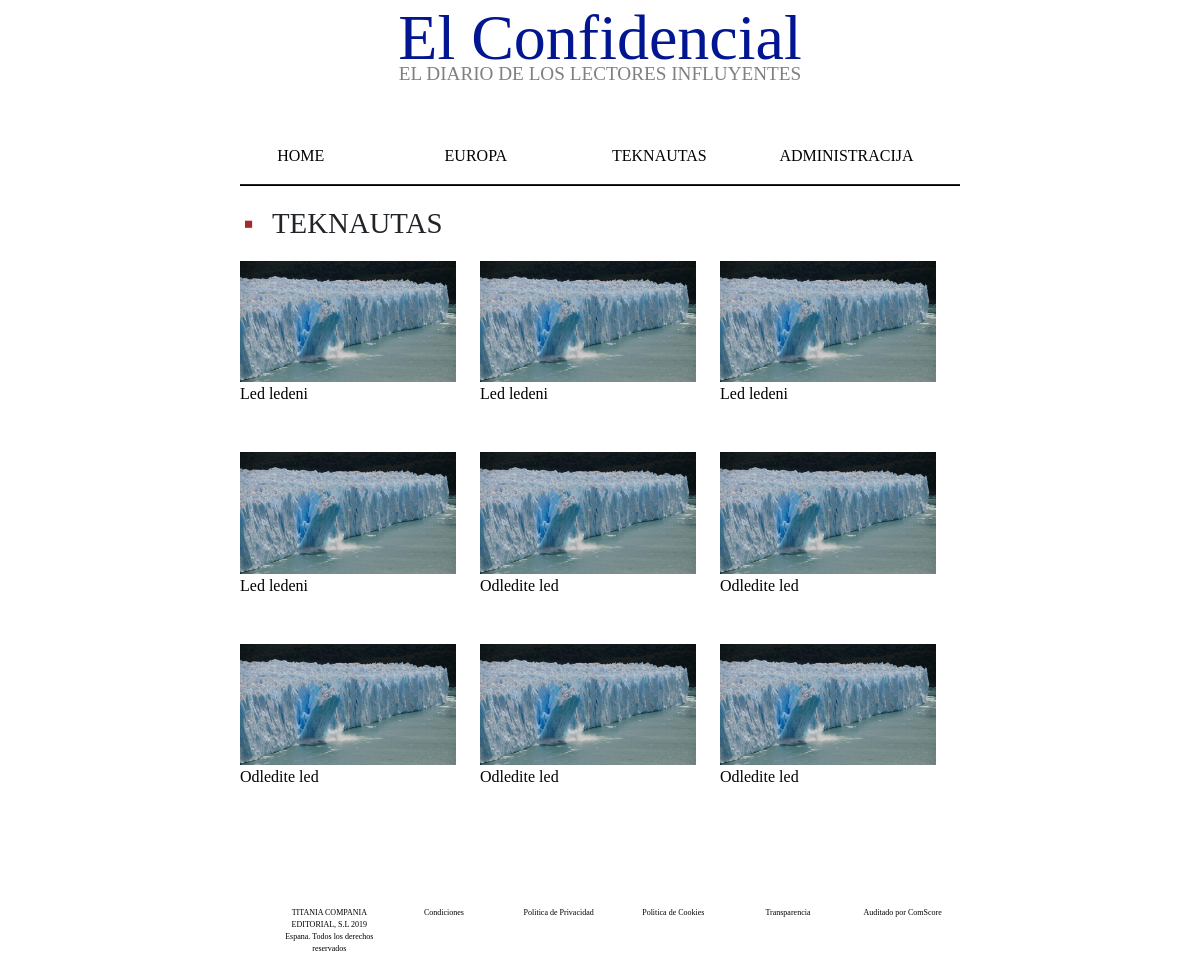
Page /kategorija.php?kat=teknautas on the committed database.
### tables this page shows
CREATE TABLE `clanak` (
  `naslov` varchar(1000) NOT NULL,
  `sazetak` varchar(1000) NOT NULL,
  `tekst` text NOT NULL,
  `kategorija` varchar(1000) NOT NULL,
  `slika` varchar(1000) NOT NULL,
  `obavijest` int(2) NOT NULL,
  `id` int(10) NOT NULL
);

### kategorija.php (the view, shortened to what this page needs)
<!DOCTYPE html>
<html lang="en">
<head>
    <link href="css/bootstrap.min.css" rel="stylesheet">
    <link rel="stylesheet" type="text/css" href="indexStil.css" />
</head>
<body>
  <header id="Naslov">
  <div class="container">
      <div class="row">
          <div class="col-lg-12"><h1>El Confidencial</h1></div>
          <div class="col-lg-12"><h2>EL DIARIO DE LOS LECTORES INFLUYENTES</h2></div>
      </div>
  </div>
</header>
<nav id="navigacija">
<div class="container">
      <div class="row">
          <div class="col-lg-3 col-md-3 col-sm-3"><a href="index.php"><li>HOME</li></a></div>
          <div class="col-lg-3 col-md-3 col-sm-3"><a href="kategorija.php?kat=europa"><li>EUROPA</li></a></div>
          <div class="col-lg-3 col-md-3 col-sm-3"><a href="kategorija.php?kat=teknautas"><li>TEKNAUTAS</li></a></div>
          <div class="col-lg-3 col-md-3 col-sm-3"><a href="administracija.php"><li>ADMINISTRACIJA</li></a></div>
      </div>
  </div>
</nav>
<hr>
<section id="content">
<div class="container">
          <div class="row">
            <?php
            $naslov=strtoupper($_GET['kat']);
            ?>
          <div class="col-lg-12"><ul><li><?php echo "$naslov"?></li></ul>
          </div>
          <br>
         <?php
         $servername="localhost";
         $username="root";
         $password="";
         $basename="projekt";
         $dbc=mysqli_connect($servername,$username,$password,$basename) or die('Greska pri spajanju'.mysqli_error());
         if($dbc){
          $kategorija = $_GET['kat'];
          $query = "SELECT * FROM clanak WHERE kategorija = ?;";
          $stmt = mysqli_stmt_init($dbc);
          if (!mysqli_stmt_prepare($stmt, $query)) {
            echo "failed";
          } else {
            mysqli_stmt_bind_param($stmt, "s", $kategorija);
            mysqli_stmt_execute($stmt);
            $result = mysqli_stmt_get_result($stmt);
            $i=0;
            while (($row = mysqli_fetch_assoc($result))) {
              if($i%3==0){
                echo "<div class='row'>";
              }
              echo"
              <div class='col-lg-4'>
              <a href='clanak.php?id=${row['id']}'>
              <img src='slike/${row['slika']}' alt='${row['slika']}'>
                <p>${row['naslov']}</p>
              </a>
              </div>";
              if($i%3==2){
                echo "</div>";
              }
              $i++;
         }
        }
      }
         ?>
</section>
<br><br><br>
    <footer id="podnozje">
    <div class="container">
    <ul>
      <div class="row">
          <div class="col-lg-2 col-md-2 col-sm-2"><a href="Naslovnica.html"><li>TITANIA COMPANIA EDITORIAL, S.L 2019 Espana. Todos los derechos reservados</li></a></div>
          <div class="col-lg-2 col-md-2 col-sm-2"><a href="Naslovnica.html"><li>Condiciones</li></a></div>
          <div class="col-lg-2 col-md-2 col-sm-2"><a href="Naslovnica.html"><li>Politica de Privacidad</li></a></div>
          <div class="col-lg-2 col-md-2 col-sm-2"><a href="Naslovnica.html"><li>Politica de Cookies</li></a></div>
          <div class="col-lg-2 col-md-2 col-sm-2"><a href="Naslovnica.html"><li>Transparencia</li></a></div>
          <div class="col-lg-2 col-md-2 col-sm-2"><a href="Naslovnica.html"><li>Auditado por ComScore</li></a></div>
      </div>
    </ul>
  </div>
    </footer>
</body>
</html>

### indexStil.css (style rules this page uses)
* { font-family: 'Times New Roman', serif; }
#Naslov h1 { text-align: center; font-size:400%; color:#021691; }
#Naslov h2 { text-align: center; font-size:120%; color: grey; margin-top: -2%; }
nav { display:inline; margin-left: auto; margin-right: auto; }
nav li { display:inline; margin:0; padding:0; }
nav a { color: black; text-decoration: none; margin: 0; padding: 0; }
nav .row { width:60%; margin-top: 50px; margin-left: auto; margin-right: auto; }
hr { width: 60%; height: 2px; background-color: black; opacity: 100%; margin-left: auto; margin-right: auto; }
section { width: 60%; margin-left: auto; margin-right: auto; }
section ul { list-style-type: none; }
section li { font-size: 180%; }
section ul li::before { content: "\25AA"; color: brown; font-weight: bold; display: inline-block; width: 1em; margin-left: -1em; }
#content img { max-width: 100%; }
#content a { text-decoration: none; color: black; }
section .container { margin: 0; padding: 0; }
.col-lg-4 { padding-bottom: 30px; }
footer { width: 60%; margin-left: auto; margin-right: auto; font-size: 50%; }
footer ul { list-style-type: none; }
footer a { text-decoration: none; color: black; text-align: center; }

### rows in the picture
clanak: slika (picture), naslov "Led ledeni"
clanak: slika (picture), naslov "Led ledeni"
clanak: slika (picture), naslov "Led ledeni"
clanak: slika (picture), naslov "Led ledeni"
clanak: slika (picture), naslov "Odledite led"
clanak: slika (picture), naslov "Odledite led"
clanak: slika (picture), naslov "Odledite led"
clanak: slika (picture), naslov "Odledite led"
clanak: slika (picture), naslov "Odledite led"

### other values in the picture
$naslov "TEKNAUTAS"
